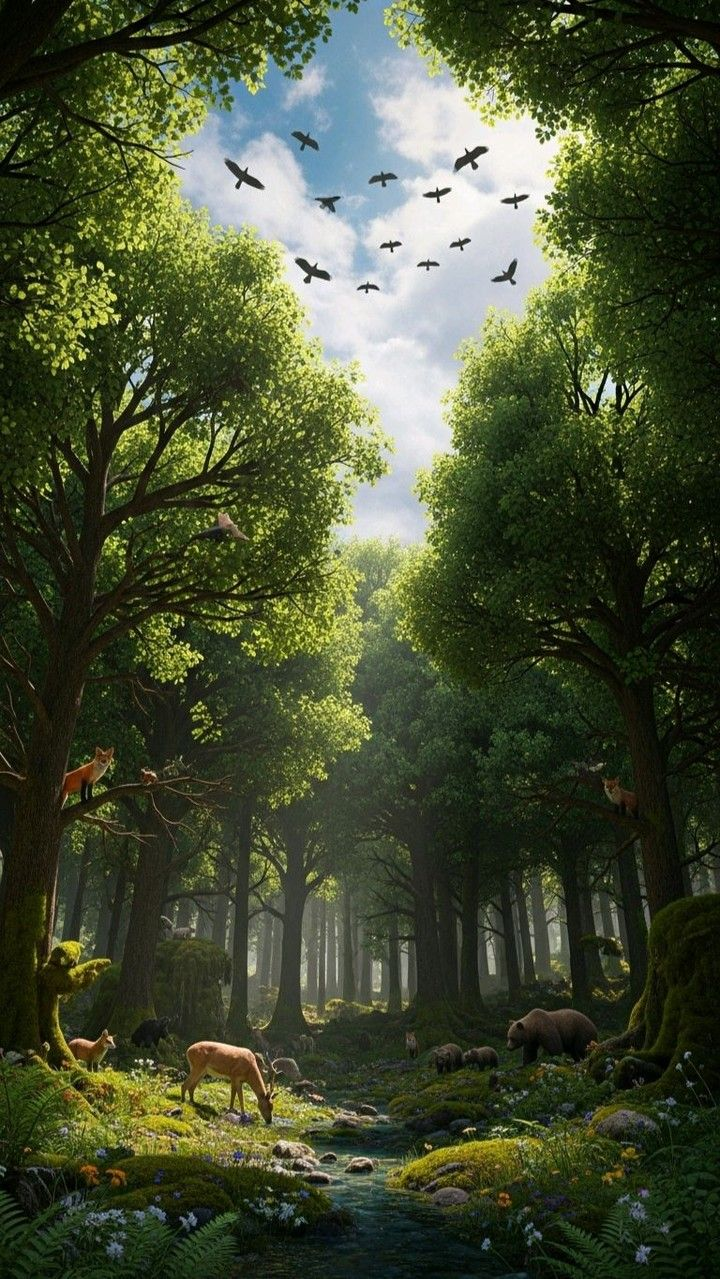
#> input picture forest.jpg, 720 x 1279 px
$ python cartoon_rendering.py
#> lines starting #> are read from the running program, lines starting #| are printed output that depends on the picture
import cv2 as cv
import numpy as np


sigmaColor, sigmaSpace = 60, 120
threshold1, threshold2 = 40, 70

original = cv.imread('forest.jpg')
#> original is the input picture: shape (1279, 720, 3); mean B, G, R 51.9, 78.1, 70
if original is None:
    print("Cannot read image.")
    exit()

height, width = original.shape[:2]
#> height = 1279; width = 720
new_width = 500
new_height = int(height * new_width / width)
#> new_height = 888
img = cv.resize(original, (new_width, new_height))


smooth = img.copy()
smooth = cv.bilateralFilter(smooth, 5, sigmaColor, sigmaSpace)
gray = cv.cvtColor(smooth, cv.COLOR_BGR2GRAY)
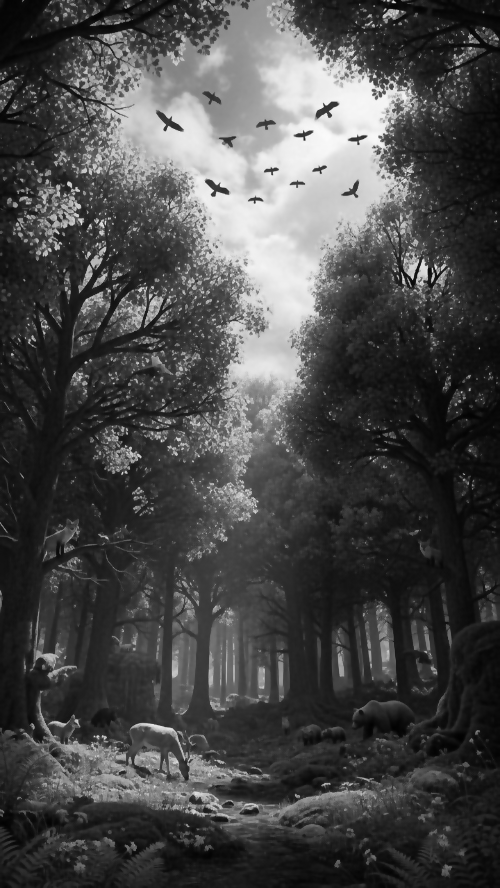
#> gray: shape (888, 500); min 1, max 250, mean 72.3

edges = cv.Canny(gray, threshold1, threshold2)
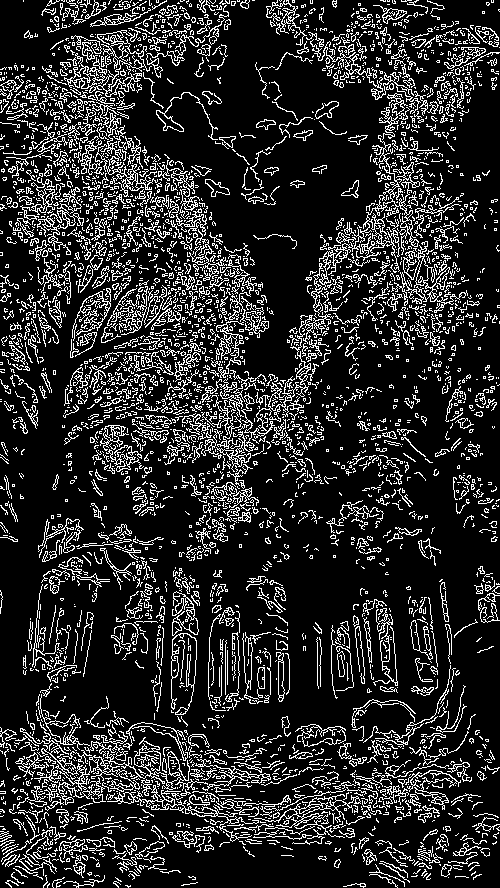
#> edges: shape (888, 500); 16.6% white in thin lines or dots
edges = 255 - edges
#> edges: shape (888, 500); 83.4% white; black in thin lines or dots
edges_bgr = cv.cvtColor(edges, cv.COLOR_GRAY2BGR)
#> edges_bgr: shape (888, 500, 3); 83.4% white; black in thin lines or dots

cartoon = cv.bitwise_and(smooth, edges_bgr)
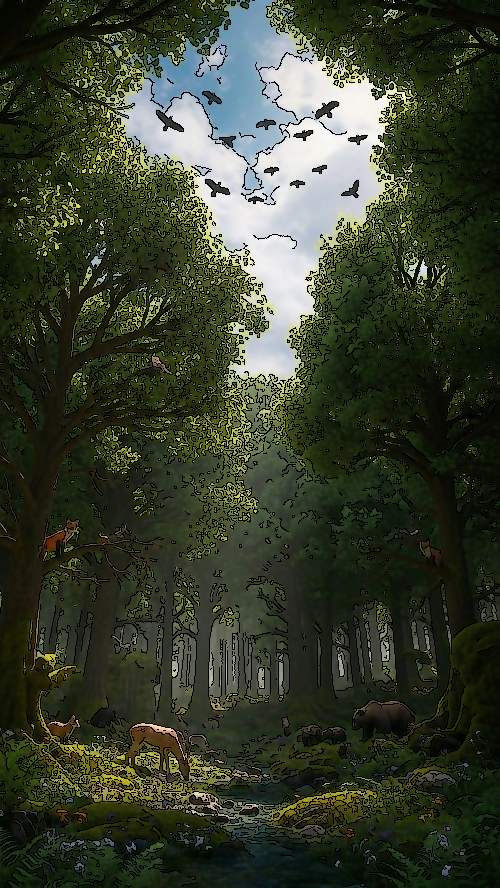
#> cartoon: shape (888, 500, 3); mean B, G, R 43, 62.5, 55.8

cartoon_show = np.hstack((img, cartoon))
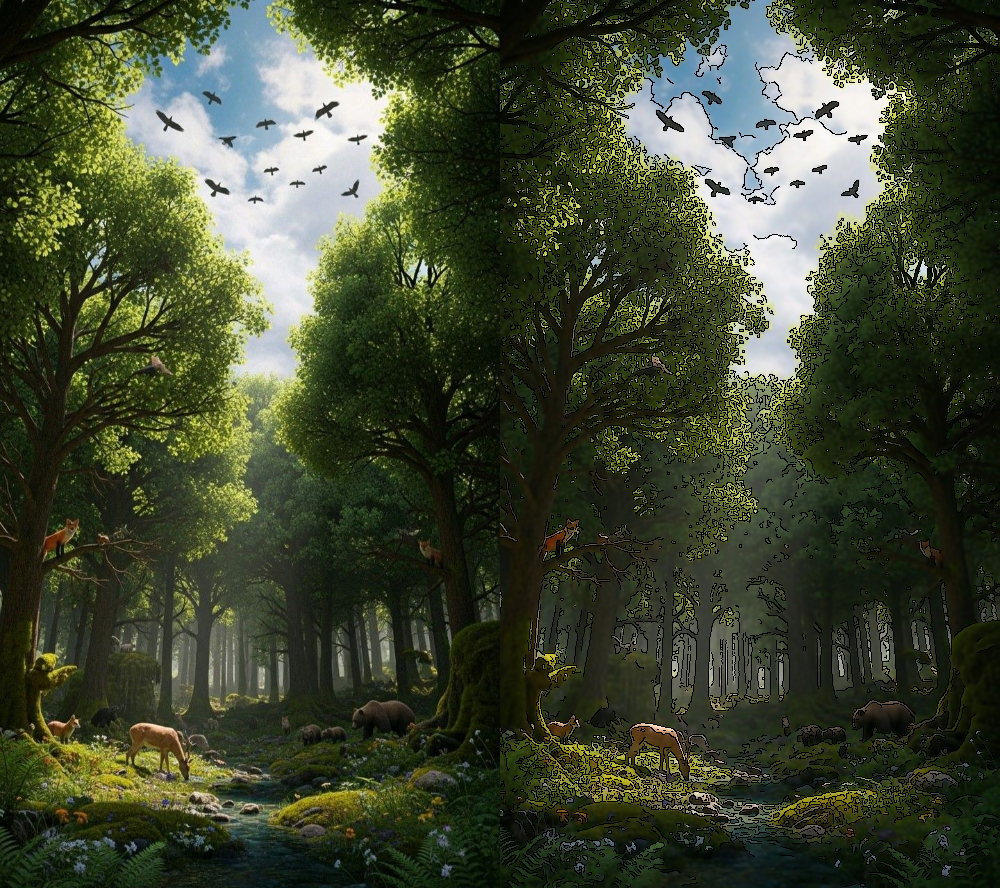
#> cartoon_show: shape (888, 1000, 3); mean B, G, R 47.4, 70.2, 62.8
cv.imshow("Original | Cartoon", cartoon_show)
cv.imwrite("forest_cartoon_result.jpg", cartoon_show)
cv.waitKey(0)
cv.destroyAllWindows()
